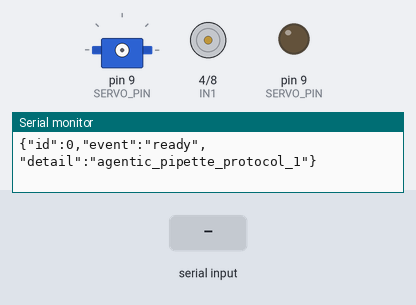
The sketch below on a simulated Arduino Uno, built with avr-gcc and run on an emulated ATmega328P. Parts: servo, motor-driver pin pairs drawn as motors (green arrow = first pin HIGH = forward, orange = second pin HIGH = backward, longer = more drive, scaled by the enable pin), output pins drawn as LEDs (lit = HIGH), the last lines printed to the serial monitor. The test bench sets the inputs (shaded band).

Above: at 1.2 s.
1.3 s: "actuator\n" received over Serial
At 2.5 s:
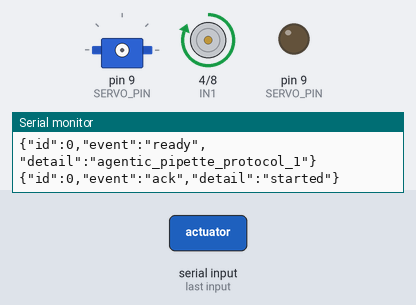
4.3 s: "stop\n" received over Serial
At 4.8 s:
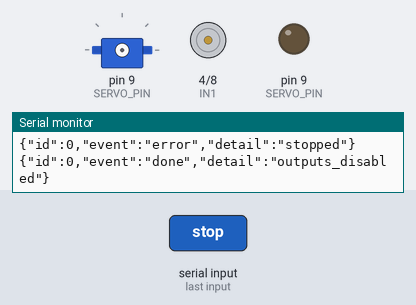
5.8 s: "7\n" received over Serial
7.3 s: "90\n" received over Serial
At 8.2 s:
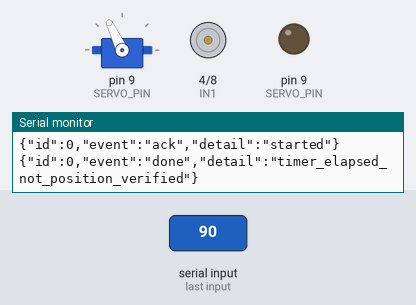
8.8 s: "actuator\n" received over Serial
At 9.4 s:
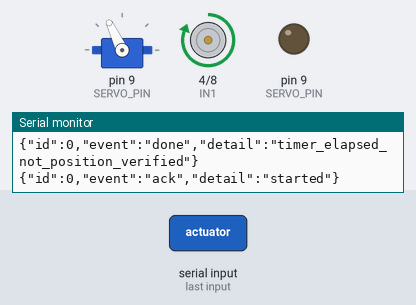
Timing chart, 0 to 15.3 s (numbered marks = the images above; inputs shaded):
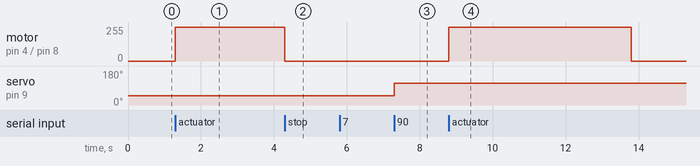

The sketch:

AgenticPipette.ino
```cpp
#include <Arduino.h>
#include <Servo.h>
#include <stdlib.h>
#include <string.h>

const uint8_t SERVO_PIN=9, ENA=5, IN1=4, IN2=8;
const unsigned long MAX_MOVE_MS=10000, LINK_TIMEOUT_MS=2000;
Servo servo;
char line[96];
uint8_t used=0;
bool overflow=false, active=false, motorOn=false;
unsigned long activeId=0, started=0, duration=0, lastContact=0;
int angle=-1;

void event(unsigned long id, const char* type, const char* detail) {
  Serial.print(F("{\"id\":")); Serial.print(id);
  Serial.print(F(",\"event\":\"")); Serial.print(type);
  Serial.print(F("\",\"detail\":\"")); Serial.print(detail); Serial.println(F("\"}"));
}
void motorOff() {
  digitalWrite(ENA,LOW); digitalWrite(IN1,LOW); digitalWrite(IN2,LOW); motorOn=false;
}
void outputsOff() { motorOff(); servo.detach(); digitalWrite(SERVO_PIN,LOW); }
void cancel(const char* reason) {
  outputsOff();
  if(active) event(activeId,"error",reason);
  active=false;
}
bool number(const char* s,long low,long high,long& out) {
  if(!s || !*s) return false;
  char* end; out=strtol(s,&end,10);
  return end!=s && !*end && out>=low && out<=high;
}
void status(unsigned long id) {
  Serial.print(F("{\"id\":")); Serial.print(id);
  Serial.print(F(",\"event\":\"status\",\"protocol\":1,\"busy\":")); Serial.print(active?F("true"):F("false"));
  Serial.print(F(",\"actuator_on\":")); Serial.print(motorOn?F("true"):F("false"));
  Serial.print(F(",\"servo_attached\":")); Serial.print(servo.attached()?F("true"):F("false"));
  Serial.print(F(",\"commanded_angle\":")); Serial.print(angle);
  Serial.println(F(",\"position_feedback\":false}"));
}
void service() {
  if(active && activeId && millis()-lastContact>=LINK_TIMEOUT_MS) { cancel("heartbeat_timeout"); return; }
  if(active && millis()-started>=duration) {
    motorOff(); active=false; event(activeId,"done","timer_elapsed_not_position_verified");
  }
}
void command(char* text) {
  char* t[7]; uint8_t n=0;
  char* item=strtok(text," \t");
  while(item && n<7) {t[n++]=item; item=strtok(NULL," \t");}
  if(!n) return;
  unsigned long id=0; uint8_t k=0; long v=0;
  if(t[0][0]=='@') {
    if(!number(t[0]+1,1,2147483647L,v)) {event(0,"error","invalid_id"); return;}
    id=v; k=1;
  }
  if(k>=n || item || n==7) {event(id,"error","invalid_command"); return;}
  const char* op=t[k]; uint8_t args=n-k-1;
  if(!strcmp(op,"stop") && !args) {
    cancel("stopped"); event(id,"done","outputs_disabled"); return;
  }
  if(!strcmp(op,"ping") && !args) {lastContact=millis(); event(id,"pong","alive"); return;}
  if(!strcmp(op,"status") && !args) {status(id); return;}
  if(!strcmp(op,"help") && !args) {
    event(id,"help","servo ANGLE SETTLE_MS | actuator forward/reverse MS | wait MS | stop | status | ping; prefix @ID for agents"); return;
  }
  if(active) {event(id,"error","busy"); return;}
  long ms=0, deg=0, pulse=0;
  bool rawServo=false;
  bool moveServo=false, moveMotor=false, reverse=false;
  if(!strcmp(op,"servo") && args==2 && number(t[k+1],0,180,deg) && number(t[k+2],1,MAX_MOVE_MS,ms)) moveServo=true;
  else if(!strcmp(op,"servo_us") && args==2 && number(t[k+1],610,2000,pulse) && number(t[k+2],1,5000,ms)) rawServo=true;
  else if(!strcmp(op,"actuator") && args==2 && number(t[k+2],1,MAX_MOVE_MS,ms) &&
          (!strcmp(t[k+1],"forward") || !strcmp(t[k+1],"reverse"))) {
    moveMotor=true; reverse=!strcmp(t[k+1],"reverse");
  } else if(!strcmp(op,"wait") && args==1 && number(t[k+1],1,60000,ms)) {}
  // Serial Monitor shortcuts remain available; angles are absolute.
  else if(!id && !args && number(op,0,180,deg)) {moveServo=true; ms=500;}
  else if(!id && !args && (!strcmp(op,"actuator") || !strcmp(op,"forward") || !strcmp(op,"reverse"))) {
    moveMotor=true; reverse=!strcmp(op,"reverse"); ms=5000;
  } else {event(id,"error","invalid_arguments"); return;}
  motorOff();
  if(moveServo) {
    angle=deg; servo.writeMicroseconds(1000+(deg*1000L+90)/180);
    if(!servo.attached()) servo.attach(SERVO_PIN,610,2000);
  }
  if(rawServo) {
    angle=-1; // Raw pulse is not a calibrated angle.
    servo.writeMicroseconds(pulse);
    if(!servo.attached()) servo.attach(SERVO_PIN,610,2000);
  }
  if(moveMotor) {
    digitalWrite(IN1,reverse?LOW:HIGH); digitalWrite(IN2,reverse?HIGH:LOW);
    digitalWrite(ENA,HIGH); motorOn=true;
  }
  activeId=id; duration=ms; started=millis(); lastContact=started; active=true;
  event(id,"ack","started");
}
void setup() {
  digitalWrite(ENA,LOW); digitalWrite(IN1,LOW); digitalWrite(IN2,LOW);
  pinMode(ENA,OUTPUT); pinMode(IN1,OUTPUT); pinMode(IN2,OUTPUT);
  pinMode(SERVO_PIN,OUTPUT); outputsOff(); Serial.begin(115200);
  event(0,"ready","agentic_pipette_protocol_1");
}
void loop() {
  service();
  for(uint8_t count=0; count<16 && Serial.available(); ++count) {
    char c=(char)Serial.read();
    if(c=='\r' || c=='\n') {
      if(overflow) event(0,"error","line_too_long");
      else {line[used]=0; command(line);}
      used=0; overflow=false;
    } else if(!overflow) {
      if(used<sizeof(line)-1) line[used++]=c; else overflow=true;
    }
    service();
  }
}
```

Measured:
- after the input at 1.3 s, motor on pin 4 (IN1) / pin 8 (IN2): stopped → forward 255/255 at once
- after the input at 4.3 s, motor on pin 4 (IN1) / pin 8 (IN2): forward 255/255 → stopped at once
- after the input at 7.3 s, servo on pin 9 (SERVO_PIN): 48° → 115° at once
- after the input at 8.8 s, motor on pin 4 (IN1) / pin 8 (IN2): stopped → forward 255/255 at once, → stopped 5.0 s later
